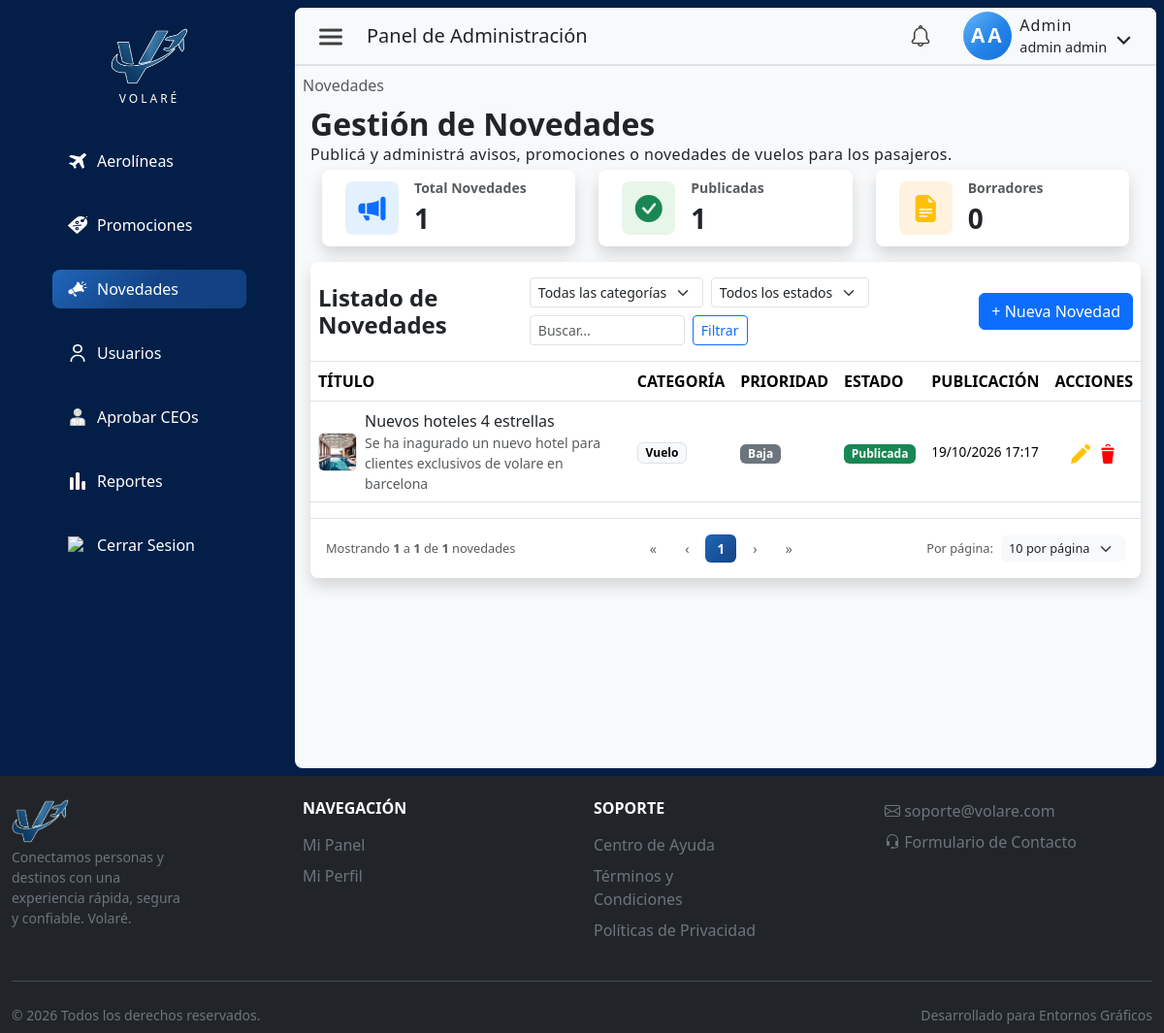
The page /index.php?pagina=novedades&seccion=listado (signed in) on the database its author committed.
### tables this page shows
CREATE TABLE `novedades` (
  `idNovedad` int NOT NULL AUTO_INCREMENT,
  `titulo` varchar(150) NOT NULL,
  `subtitulo` varchar(255) DEFAULT NULL,
  `contenido` text NOT NULL,
  `categoria` enum('general','promocion','vuelo','mantenimiento','importante') DEFAULT 'general',
  `prioridad` enum('baja','media','alta') DEFAULT 'media',
  `estado` enum('borrador','publicada','archivada') DEFAULT 'publicada',
  `imagen` varchar(255) DEFAULT NULL,
  `fechaPublicacion` datetime DEFAULT CURRENT_TIMESTAMP,
  `fechaCreacion` datetime NOT NULL DEFAULT CURRENT_TIMESTAMP,
  `fechaActualizacion` datetime NOT NULL DEFAULT CURRENT_TIMESTAMP ON UPDATE CURRENT_TIMESTAMP,
  PRIMARY KEY (`idNovedad`)
);

### src/views/admin/novedadListado.php (the view, shortened to what the rows shown need)
<?php
require_once __DIR__ . '/../../controllers/NovedadController.php';
$ctrl = new NovedadController($link);
$porPaginaPermitidos = [5, 10, 25, 50];
$pagina       = max(1, (int)($_GET['pag'] ?? 1));
$porPaginaRaw = (int)($_GET['porPagina'] ?? 10);
$porPagina    = in_array($porPaginaRaw, $porPaginaPermitidos) ?$porPaginaRaw : 10;
$busqueda  = trim($_GET['busqueda'] ?? '');
$estado    =$_GET['estado'] ?? '';
$categoria =$_GET['categoria'] ?? '';
$resultado    = $ctrl->listarPaginado($pagina, $porPagina,$estado, $categoria,$busqueda);
$novedades    =$resultado['data'] ?? [];
?>
<div>
    <div class="contForm col-12 d-flex flex-column p-2 admin-content h-100">
        <h2 class="m-0 p-0 fs-2 fw-bold">Gestión de Novedades</h2>
        <div class="d-flex flex-column gap-2">
            <div class="table-responsive bg-white shadow rounded-3 pt-3 tablaContenedor">
                <table class="table table-hover align-middle border-top mt-2">
                    <thead>
                        <tr>
                            <th scope="col" class="fw-bold">TÍTULO</th>
                            <th scope="col" class="fw-bold d-none d-md-table-cell">CATEGORÍA</th>
                            <th scope="col" class="fw-bold d-none d-sm-table-cell">PRIORIDAD</th>
                            <th scope="col" class="fw-bold">ESTADO</th>
                            <th scope="col" class="fw-bold d-none d-md-table-cell">PUBLICACIÓN</th>
                            <th scope="col" class="text-center fw-bold">ACCIONES</th>
                        </tr>
                    </thead>
                    <tbody>
                        <?php if (empty($novedades)): ?>
                            <tr>
                                <td colspan="6" class="text-center py-4 text-muted">No hay novedades registradas todavía.</td>
                            </tr>
                        <?php else:
                            foreach ($novedades as $n): ?>
                            <tr class="fila-tabla" data-id="<?= $n['idNovedad'] ?>" style="cursor:pointer;">
                                <td>
                                    <div class="d-flex align-items-center gap-2">
                                        <?php if (!empty($n['imagen'])): ?>
                                            <img src="<?= htmlspecialchars($n['imagen']) ?>" class="rounded border flex-shrink-0" alt="miniatura" style="width:40px; height:40px; object-fit:cover;">
                                        <?php else: ?>
                                            <div class="rounded bg-light border d-flex align-items-center justify-content-center flex-shrink-0 text-primary" style="width:40px; height:40px;">
                                                <i class="bi bi-megaphone"></i>
                                            </div>
                                        <?php endif; ?>
                                        <div>
                                            <div class="fw-medium text-dark"><?= htmlspecialchars($n['titulo']) ?></div>
                                            <small class="text-muted d-block"><?= htmlspecialchars($n['subtitulo'] ?? '') ?></small>
                                        </div>
                                    </div>
                                </td>
                                <td class="d-none d-md-table-cell">
                                    <span class="badge text-bg-light text-capitalize border"><?= htmlspecialchars($n['categoria']) ?></span>
                                </td>
                                <td class="d-none d-sm-table-cell">
                                    <?php
                                    $pColor = $n['prioridad'] === 'alta' ? 'danger' : ($n['prioridad'] === 'media' ? 'warning' : 'secondary');
                                    ?>
                                    <span class="badge text-bg-<?= $pColor ?> text-capitalize"><?= htmlspecialchars($n['prioridad']) ?></span>
                                </td>
                                <td>
                                    <?php if ($n['estado'] === 'publicada'): ?>
                                        <span class="badge text-bg-success">Publicada</span>
                                    <?php elseif ($n['estado'] === 'borrador'): ?>
                                        <span class="badge text-bg-warning">Borrador</span>
                                    <?php else: ?>
                                        <span class="badge text-bg-secondary">Archivada</span>
                                    <?php endif; ?>
                                </td>
                                <td class="d-none d-md-table-cell" style="font-size:0.85rem;">
                                    <?= date('d/m/Y H:i', strtotime($n['fechaPublicacion'])) ?>
                                </td>
                                <td>
                                    <div class="d-flex justify-content-center align-items-center gap-2">
                                        <a href="<?= url('index.php?pagina=novedades&seccion=editar&id=' . $n['idNovedad']) ?>" class="p-0 text-start bg-transparent border-0" title="Editar">
                                            <img src="<?= url('public/img/icons/lapiz-editar.png') ?>" class="img-fluid btn-tabla" alt="editar">
                                        </a>
                                        <button type="button" class="p-0 text-start bg-transparent border-0 btn-eliminar-novedad" data-id="<?= $n['idNovedad'] ?>" data-titulo="<?= htmlspecialchars($n['titulo']) ?>" title="Eliminar">
                                            <img src="<?= url('public/img/icons/trash.png') ?>" class="img-fluid btn-tabla" alt="eliminar">
                                        </button>
                                    </div>
                                </td>
                            </tr>
                            <?php endforeach;
                        endif; ?>
                    </tbody>
                </table>
            </div>
        </div>
    </div>
</div>

### rows shown on the page
novedades: imagen (picture), titulo "Nuevos hoteles 4 estrellas", subtitulo "Se ha inagurado un nuevo hotel para clientes exclusivos de volare en barcelona", categoria "Vuelo", prioridad "Baja", estado "Publicada", fechaPublicacion "19/10/2026 17:17"

### other values the page prints
$link['label'] "Aerolíneas"
$link['label'] "Promociones"
$link['label'] "Novedades"
$link['label'] "Usuarios"
$link['label'] "Aprobar CEOs"
$link['label'] "Reportes"
$rol "Admin"
$usuario['nombre'] "admin"
$usuario['apellido'] "admin"
$stats['total'] "1"
$stats['publicadas'] "1"
$stats['borradores'] "0"
$desde "1"
$hasta "1"
$total "1"
